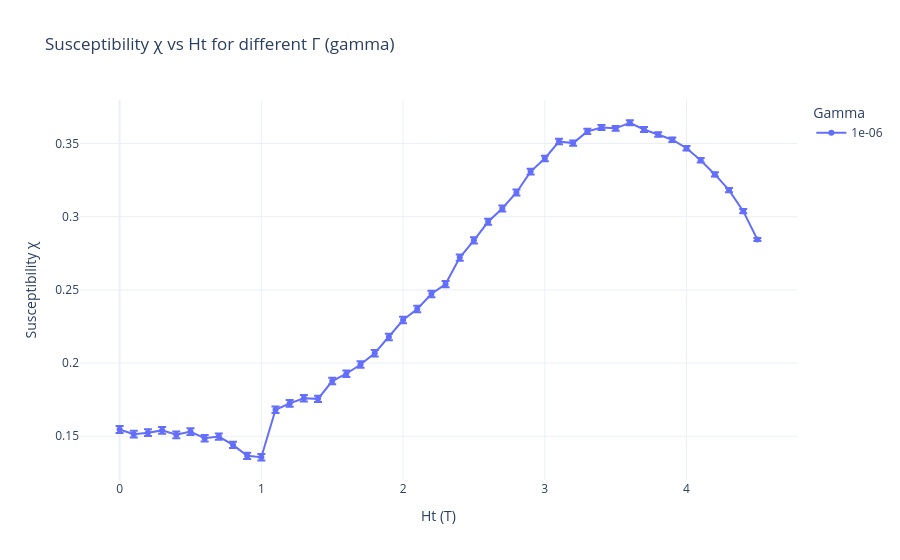

The notebook cell saved with this chart:
### Code cell
#Relaxed Ht = 1.0T
import pandas as pd
import glob
import numpy as np
import plotly.express as px
path = '/Users/jiakai/Desktop/SURF/code/_spirit/'
n_cycles = 240


# Pattern to match all relevant CSV files
file_pattern = path + "Susceptibility_multi_gammas_4_*_per_gamma_20_anisotropy_0.7_relax_step_200_gammas_-5_relax_1.0_gamma_1e-06_relaxed*.csv"

# List all matching files
csv_files = glob.glob(file_pattern)

# Print how many files were found
print(f"Found {len(csv_files)} files.")
repeats = len(csv_files)
for f in csv_files:
    print(f)

# Read and concatenate all files
df_all_relaxed_small_1 = pd.concat([pd.read_csv(f) for f in csv_files], ignore_index=True)

# Average over cycles, std divided by sqrt(n_cycles)
df_avg_relaxed_small_1 = (
    df_all_relaxed_small_1.groupby(["gamma", "Ht"], as_index=False)
    .agg(
        chi_mean=("chi", "mean"),
        chi_std=("chi", lambda x: x.std(ddof=1) / np.sqrt(4800+2400))
    )
)

# Plot
fig_relaxed_small_1 = px.line(
    df_avg_relaxed_small_1,
    x="Ht",
    y="chi_mean",
    error_y="chi_std",
    color="gamma",  # Different color per gamma
    markers=True,
    labels={
        "Ht": "Ht (T)",
        "chi_mean": "Susceptibility χ",
        "gamma": "Gamma",
    },
    title="Susceptibility χ vs Ht for different Γ (gamma)",
    template="plotly_white"
)


fig_relaxed_small.show()

### Figure 1 — Plotly figure (JSON) as saved in the notebook; plotly's stock layout.template omitted (floating-point values rounded to 4 significant figures)
{"data": [{"error_y": {"array": [0.002383, 0.00233, 0.002337, 0.002353, 0.002291, 0.002304, 0.002193, 0.002212, 0.0022, 0.002123, 0.002158, 0.002282, 0.002267, 0.002285, 0.002191, 0.002237, 0.002238, 0.002219, 0.002202, 0.002205, 0.002211, 0.002176, 0.002192, 0.002123, 0.002159, 0.002109, 0.002114, 0.002057, 0.002021, 0.001984, 0.001935, 0.001907, 0.001812, 0.001769, 0.001725, 0.00169, 0.001662, 0.001663, 0.001578, 0.001562, 0.001551, 0.001526, 0.00147, 0.00149, 0.001409, 0.001016]}, "hovertemplate": "Gamma=1e-06<br>Ht (T)=%{x}<br>Susceptibility χ=%{y}<extra></extra>", "legendgroup": "1e-06", "line": {"color": "#636efa", "dash": "solid"}, "marker": {"symbol": "circle"}, "mode": "lines+markers", "name": "1e-06", "orientation": "v", "showlegend": true, "x": [0.0, 0.1, 0.2, 0.3, 0.4, 0.5, 0.6, 0.7, 0.8, 0.9, 1.0, 1.1, 1.2, 1.3, 1.4, 1.5, 1.6, 1.7, 1.8, 1.9, 2.0, 2.1, 2.2, 2.3, 2.4, 2.5, 2.6, 2.7, 2.8, 2.9, 3.0, 3.1, 3.2, 3.3, 3.4, 3.5, 3.6, 3.7, 3.8, 3.9, 4.0, 4.1, 4.2, 4.3, 4.4, 4.5], "xaxis": "x", "y": [0.1546, 0.1514, 0.1524, 0.154, 0.151, 0.1532, 0.1486, 0.1497, 0.1441, 0.1366, 0.1357, 0.1681, 0.1724, 0.176, 0.1755, 0.1877, 0.1927, 0.199, 0.2068, 0.2178, 0.2294, 0.237, 0.2472, 0.254, 0.2721, 0.2839, 0.2965, 0.3056, 0.3165, 0.3308, 0.3398, 0.3514, 0.3503, 0.3582, 0.361, 0.3604, 0.3642, 0.3596, 0.3561, 0.3526, 0.3468, 0.3386, 0.3289, 0.3182, 0.3038, 0.2844], "yaxis": "y", "type": "scatter"}], "layout": {"xaxis": {"anchor": "y", "domain": [0.0, 1.0], "title": {"text": "Ht (T)"}}, "yaxis": {"anchor": "x", "domain": [0.0, 1.0], "title": {"text": "Susceptibility χ"}}, "legend": {"title": {"text": "Gamma"}, "tracegroupgap": 0}, "title": {"text": "Susceptibility χ vs Ht for different Γ (gamma)"}}}
